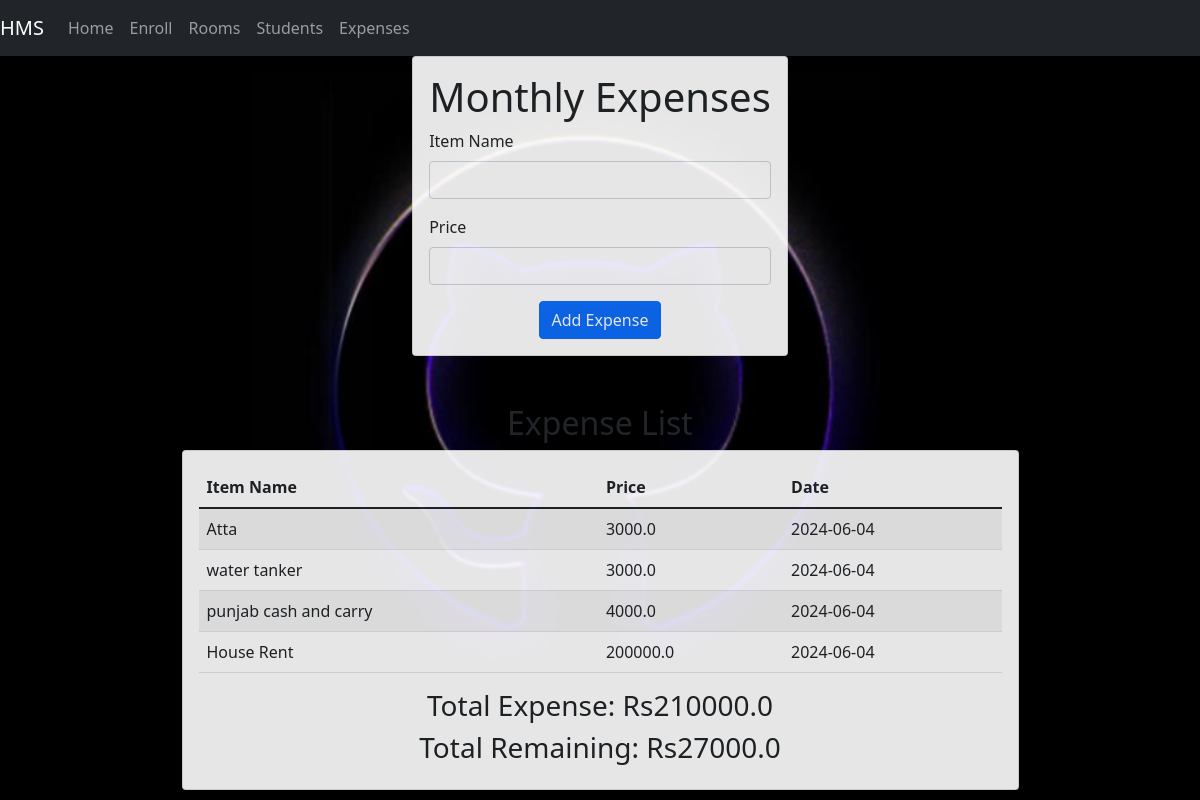
Before: /expenses with the older database file.
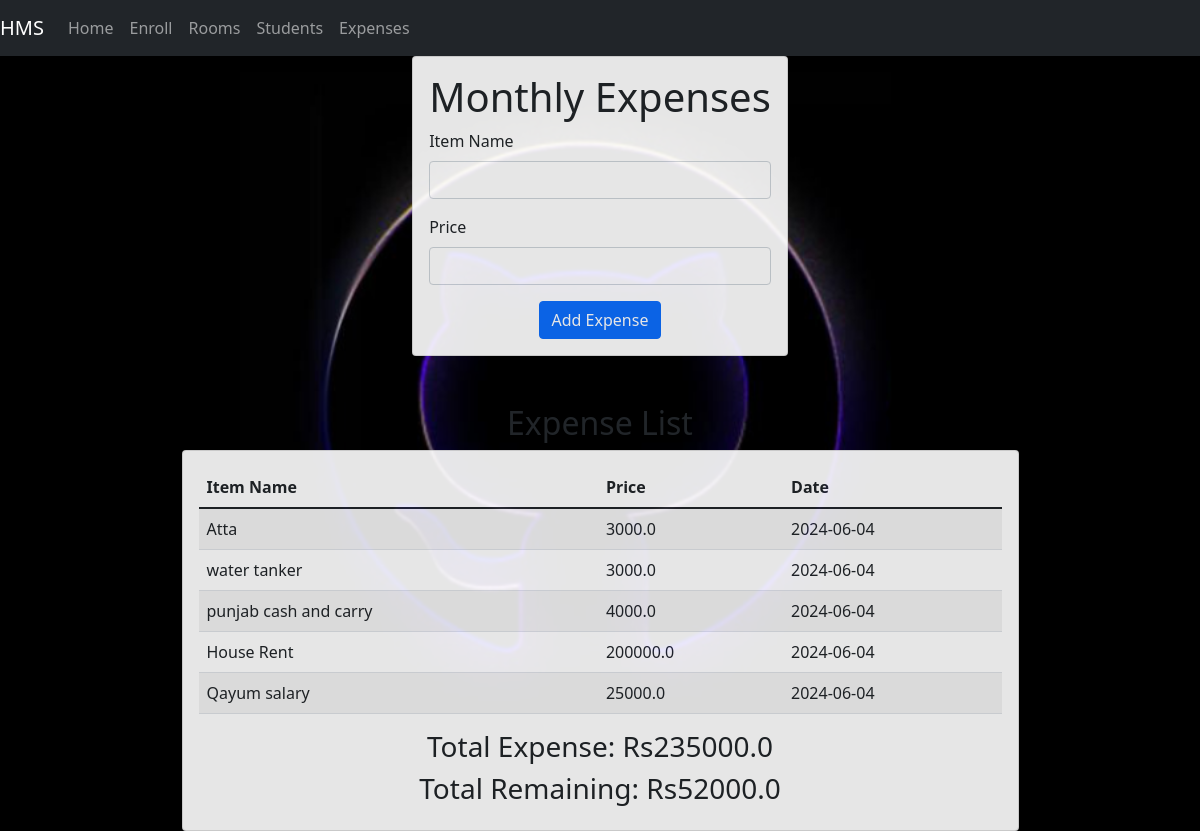
After: the same page with the newer database file.
### models.py (models this page shows, shortened)
class Expense(db.Model):
    id = db.Column(db.Integer, primary_key=True)
    item_name  = db.Column(db.String(100), nullable=False)
    price = db.Column(db.Float, nullable=False)
    date = db.Column(db.DateTime, default=datetime.utcnow)

### app.py (the view)
@app.route('/expenses', methods=['GET', 'POST'])
def expenses():
    form = ExpenseForm()
    if form.validate_on_submit():
        expense = Expense(item_name=form.item_name.data, price=form.price.data)
        db.session.add(expense)
        db.session.commit()
        flash('Expense added successfully', 'success')
        return redirect(url_for('expenses'))
    all_expenses = Expense.query.all()
    total_expense = sum(expense.price for expense in all_expenses)
    return render_template('expenses.html', form=form, expenses=all_expenses, total=total_expense)

### forms.py
class ExpenseForm(FlaskForm):
    item_name = StringField('Item Name', validators=[DataRequired()])
    price = IntegerField('Price', validators=[DataRequired(), NumberRange(min=1)])
    submit = SubmitField(label='Add Expense')

### templates/expenses.html (shortened to what this page needs)
{% extends 'base.html' %}
{% block content %}
<div class="d-flex justify-content-center">
    <div class="card">
        <div class="card-body">
            <h1 class="card-title text-center">Monthly Expenses</h1>
            <form method="POST" action="">
                <div class="mb-3">
                    {{ form.item_name.label(class="form-label") }}
                    {{ form.item_name(class="form-control") }}
                </div>
                <div class="mb-3">
                    {{ form.price.label(class="form-label") }}
                    {{ form.price(class="form-control") }}
                </div>
                <div class="d-flex justify-content-center">
                    {{ form.submit(class="btn btn-primary") }}
                </div>
            </form>
        </div>
    </div>
</div>
<h2 class="text-center mt-5">Expense List</h2>
<div class="d-flex justify-content-center">
    <div class="card w-75">
        <div class="card-body">
            <table class="table table-striped">
                <thead>
                    <tr>
                        <th>Item Name</th>
                        <th>Price</th>
                        <th>Date</th>
                    </tr>
                </thead>
                <tbody>
                    {% for expense in expenses %}
                    <tr>
                        <td>{{ expense.item_name }}</td>
                        <td>{{ expense.price }}</td>
                        <td>{{ expense.date.strftime('%Y-%m-%d') }}</td>
                    </tr>
                    {% endfor %}
                </tbody>
            </table>
            <h3 class="text-center">Total Expense: Rs{{ total }}</h3>
            <h3 class="text-center">Total Remaining: Rs{{ total - 183000 }}</h3>
        </div>
    </div>
</div>
{% endblock %}

### templates/base.html (shortened to what this page needs)
<!DOCTYPE html>
<html lang="en">
<head>
    <link href="https://cdn.jsdelivr.net/npm/bootstrap@5.1.3/dist/css/bootstrap.min.css" rel="stylesheet">
    <nav class="navbar navbar-expand-lg navbar-dark bg-dark">
      <a class="navbar-brand" href="{{ url_for('index') }}">HMS</a>
      <div class="collapse navbar-collapse" id="navbarNav">
          <ul class="navbar-nav">
              <li class="nav-item active">
                  <a class="nav-link" href="{{ url_for('index') }}">Home</a>
              </li>
              <li class="nav-item">
                  <a class="nav-link" href="{{ url_for('enroll') }}">Enroll</a>
              </li>
              <li class="nav-item">
                  <a class="nav-link" href="{{ url_for('rooms') }}">Rooms</a>
              </li>
              <li class="nav-item">
                  <a class="nav-link" href="{{ url_for('students') }}">Students</a>
              </li>
              <li class="nav-item">
                <a class="nav-link" href="{{ url_for('expenses') }}">Expenses</a>
            </li>
          </ul>
      </div>
  </nav>
</head>
<body>
  <div class="container">
      {% block content %}{% endblock %}
  </div>
</body>
</html>

Changed rows visible on the page:
added Expense: item_name "Qayum salary", price "25000.0", date "2024-06-04"
Other visible differences:
{{ total }}: "210000.0" → "235000.0"
{{ total - 183000 }}: "27000.0" → "52000.0"
